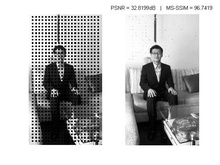
%> input picture OAI/004.jpg, 220 x 165 px, shrunk from 560 x 420 before the run
$ octave run.m   (GNU Octave 9; MATLAB toolbox functions it lacks are replaced by stand-ins)
%> lines starting %> are read from the running program, lines starting %| are printed output that depends on the picture; in (x1, y1, x2, y2) boxes, pixels count from 0 and x2, y2 are one past the last pixel; in counts of white or black regions, pixels touching at a corner belong together; the program's own positions count from 1
### OAI/simuLoss.m
%This function simulates damages in the received frame corresponding to the
%loss of one NALU (i.e. slice) given a slicing mode and the slice to be
%lost

function [y centers] = simuLoss(img, mb_size, nSlices, nLoss, mode, loss_rate)

% INPUT:
%   img     - original frame
%   nSlice  - number of slices the image is made of
%   nLoss   - indicates the slice that is lost
%   mb_size - macroblock dimensions

% OUTPUT:
%   y       - damaged frame, missing pixels are set to -1
%   centers - 2xN vector, where N is the number of missing macroblocks
%           - [row_1 row_2 ... row_N;
%              col_1 col_2 ... col_N]
%           - row_i (col_i) indicates the row (column) of the top-left
%            corner of the i^th missing macroblock
%

if nargin < 3
    mode = 'default';
elseif nargin < 6
    loss_rate = 0.10;
end

y = img;
[rows cols] = size(img);

%Dispersed slicing, as described in Recommendation H.264
if strcmp(mode, 'dispersed')

    %Extracting variables needed for slicing (see Recommendation H.264)
    PicWidthInMbs = cols/mb_size;
    PicHeightInMbs = rows/mb_size;
    PicSizeInMapUnits = PicWidthInMbs * PicHeightInMbs;
    num_slice_groups_minus1 = nSlices - 1;
    mapUnitToSliceGroupMap = zeros(1,PicSizeInMapUnits);
    %%%%%%%%%%%%%%%%%%%%%%%%%%%%%%%%%%%%%%%%%%%%%%%%%%%%%%%%%%%%%%%%%%%

    %see 8.2.2.2 "Specification for dispersed slice group map type" in
    %Recommendation H.264 (p. 116)
    for i = 0:PicSizeInMapUnits-1
        mapUnitToSliceGroupMap(i+1)  = mod((mod(i,PicWidthInMbs) + floor((floor(i/PicWidthInMbs)*(num_slice_groups_minus1+1))/2)),(num_slice_groups_minus1+1));
    end

    %Setting the missing pixels to -1 and computing "centers"
    counter = 1;
    counter_centers = 1;
    centers = zeros(2,sum(mapUnitToSliceGroupMap(counter)+1 == nLoss));
    for i = 1:mb_size:rows-mb_size+1
        for j = 1:mb_size:cols-mb_size+1

            if mapUnitToSliceGroupMap(counter)+1 == nLoss
                y(i:i+mb_size-1,j:j+mb_size-1) = -ones(mb_size);
                centers(:,counter_centers) = [i;j];
                counter_centers = counter_centers + 1;
            end
            counter = counter + 1;

        end
    end

%Slicing for testing purposes, the "famous" 25% loss where every missing
%macroblock has all its 8 closest neighbouring macroblocks available
% (REFERENCE) XXXXXXXXXXXXXXXXXXXXXXXXXXXXXXXXXXX
elseif strcmp(mode, 'default')
    auxX = floor(cols/(2*mb_size));
    auxY = floor(rows/(2*2*mb_size));
    centers = zeros(2,auxX*auxY);
    counter = 1;

    for i = 1+mb_size:2*mb_size:rows
        for j = 1:2*mb_size:cols
            if i > 1 && i < rows - mb_size && j > 1 && j < cols - mb_size
                y(i:i+mb_size-1,j:j+mb_size-1) = -ones(mb_size);
                centers(:,counter) = [i;j];
                counter = counter + 1;
            end
        end
    end


elseif strcmp(mode, 'random')
    losses = rand(1,rows*cols/mb_size^2);
    [~, indices] = sort(losses, 'descend');
    indices = indices(1:round(length(indices)*loss_rate));
    centers = zeros(2,length(indices));
    indices = sort(indices,'ascend');
    iterator = 1;
    counter = 1;
    counter_centers = 1;

    for i = 1:mb_size:rows - mb_size + 1
        for j = 1:mb_size:cols - mb_size + 1
            if counter <= length(indices) && iterator == indices(counter)

                if i > 1 && j > 1 && i <= rows-mb_size && j <= cols-mb_size
                    y(i:i+mb_size-1,j:j+mb_size-1) = -ones(mb_size);
                    centers(:,counter_centers) = [i;j];
                    counter_centers = counter_centers + 1;
                end
                counter = counter + 1;

            end
            iterator = iterator + 1;
        end
    end
    centers = centers(:,1:counter_centers-1);

else
    display('Error: Invalid slicing mode')
end


end

### OAI/run.m
%%%%%%%%%%%%%%%%%%%%%%%%%%%%%%%%%%%%%%%%%%%%%%%%%%%%%%%%%%%%%%%%%%%%
%                                                                  %
%   Copyright (c) 2011 by                                          %
%   Jan Koloda                                                     %
%   Universidad de Granada, Granada, Spain                         %
%   - all rights reserved -                                        %
%                                                                  %
%   This is an implementation of the algorithm described in:       %
%   Li, X., Orchard, M.T., "Novel Sequential Error-Concealment     %
%   Techniques Using Orientation Adaptive Interpolation",          %
%   IEEE Transactions on Circuits and Systems for Video Technology %
%   October 2002, Vol. 12, No. 10                                  %
%                                                                  %
%   This program is free of charge for personal and scientific     %
%   use (with proper citation). The author does NOT give up his    %
%   copyright. Any commercial use is prohibited.                   %
%   YOU ARE USING THIS PROGRAM AT YOUR OWN RISK! THE AUTHOR        %
%   IS NOT RESPONSIBLE FOR ANY DAMAGE OR DATA-LOSS CAUSED BY THE   %
%   USE OF THIS PROGRAM.                                           %
%                                                                  %
%   If you have any questions please contact:                      %
%                                                                  %
%   Jan Koloda                                                     %
%   Dpt. Signal Theory, Networking and Communication               %
%   Universidad de Granada                                         %
%   Granada, Spain                                                 %
%                                                                  %
%                                                                  %
%   email: janko @ ugr.es                                          %
%                                                                  %
%%%%%%%%%%%%%%%%%%%%%%%%%%%%%%%%%%%%%%%%%%%%%%%%%%%%%%%%%%%%%%%%%%%%

%% init
clear;
clc;

%% Loading the image and parsing it to grey level, if needed
[filename,pathname]=uigetfile({'*.tiff';'*.tif';'*.*';'*.bmp'},'图像文件');
%> the answer given: 004.jpg
file=[pathname,filename];
img = imread(file);
%> img is the input picture: size 165x220x3 uint8; min 0, max 255, mean 188.8
[r c d] = size(img);
%> r = 165; c = 220; d = 3
if d > 1
    img = double(rgb2gray(img));
%> img: size 165x220 double
else
    img = double(img);
end

%% Generating losses
tic    %开始计时

slice_to_be_lost = 1;
nSlices = 2;
mb_size = 16;
mode = 'default';

%Cropping the image so it is made of an integer number of macroblocks %%%%%
img = img(1:floor(r/mb_size)*mb_size,1:floor(c/mb_size)*mb_size);
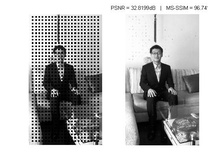
%> img: size 160x208 double; min 0, max 255, mean 182.8
[r,c] = size(img);
%> r = 160; c = 208
%%%%%%%%%%%%%%%%%%%%%%%%%%%%%%%%%%%%%%%%%%%%%%%%%%%%%%%%%%%%%%%%%%%%%%%%%%%

[mask,centers] = simuLoss(img, mb_size, nSlices, slice_to_be_lost, mode);
%> after the loop in simuLoss, `for i = 1+mb_size:2*mb_size:rows`:
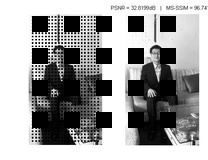
%> y: size 160x208 double; 15.38% of pixels changed, all inside (x1, y1, x2, y2) = (32, 16, 176, 128); drawn with min black and max white
%> after the loop in simuLoss, `for i = 1+mb_size:2*mb_size:rows`: centers = 20 columns, first 8: [17 17 17 17 17 49 49 49; 33 65 97 129 161 33 65 97]; counter = 21
received_frame = mask;

%% Concealment

%Distances (Dk) used in Eq.(7) %%%%%%%%%%%%%%%%%%%%%%%%%%%%%%%%%%%%%%%%%%%%
D = zeros(mb_size*mb_size,4);
counter = 1;
for i = 1:mb_size
    for j = 1:mb_size
        D(counter,1) = i;               %D0
        D(counter,2) = j;               %D1
        D(counter,3) = mb_size-i+1;     %D2
        D(counter,4) = mb_size-j+1;     %D3
        counter = counter + 1;
    end
end
%%%%%%%%%%%%%%%%%%%%%%%%%%%%%%%%%%%%%%%%%%%%%%%%%%%%%%%%%%%%%%%%%%%%%%%%%%%

%Parameters described in Table 1 %%%%%%%%%%%%%%%%%%%%%%%%%%%%%%%%%%%%%%%%%%
a = [0 0 2 2 1 1 3 3];
b = [1 3 1 3 0 2 0 2];
%%%%%%%%%%%%%%%%%%%%%%%%%%%%%%%%%%%%%%%%%%%%%%%%%%%%%%%%%%%%%%%%%%%%%%%%%%%

%Computing the weights omega according to Eq.(7) %%%%%%%%%%%%%%%%%%%%%%%%%%
omega = zeros(mb_size,mb_size,8);
for k = 1:8
    counter = 1;
    for i = 1:mb_size
        for j = 1:mb_size
            omega(i,j,k) = 0.25 - (3*D(counter,a(k)+1) + D(counter,b(k)+1))/(8*sum(D(counter,:)));
            counter = counter + 1;
        end
    end
end
%%%%%%%%%%%%%%%%%%%%%%%%%%%%%%%%%%%%%%%%%%%%%%%%%%%%%%%%%%%%%%%%%%%%%%%%%%%

%Parameter T, see Fig. 2
T = 4;
%%%%%%%%%%%%%%%%%%%%%%%%%%%%%%%%%%%%%%%%%%%%%%%%%%%%%%%%%%%%%%%%%%%%%%%%%%%

h = waitbar(0);
set(h,'Name','Processing')

%Concealment is carried out sequentially (macroblock by macroblock)
%> (the run ends here)
